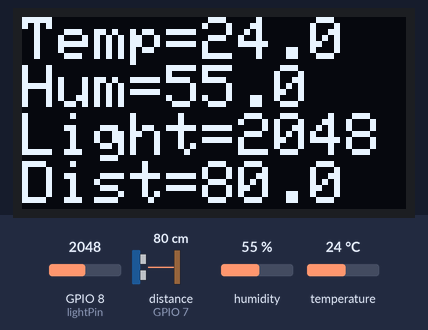
A sketch run on a simulated ESP32-S3. On the bench: 128×64 one-colour display. Wiring (inferred from the names in the program): ultrasonic range finder: trigger GPIO 5; echo GPIO 7. Inputs (shaded band) come from the test bench; at power-on: distance to the obstacle (sensor on GPIO 7) 80 cm, humidity 55 %, GPIO 8 (lightPin) = 2048, temperature 24 °C. The echo pulse lasts 58.3 µs per cm; what the sketch prints to the serial monitor is not drawn.

Above: at 2.2 s.
2.3 s: distance to the obstacle (sensor on GPIO 7) set to 2 cm
At 3.1 s:
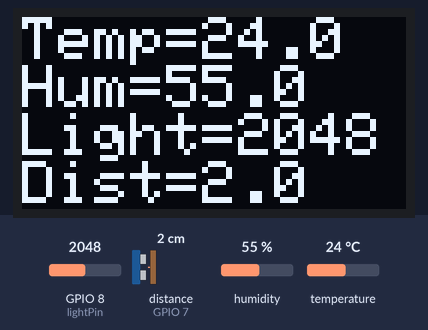
4.0 s: humidity set to 22 %
At 5.1 s:
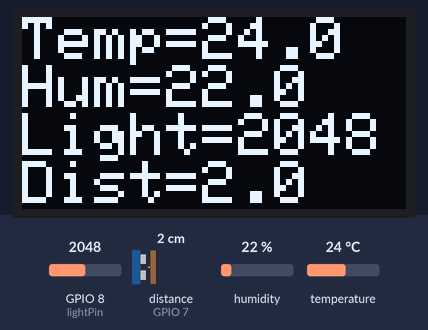
5.6 s: GPIO 8 (lightPin) set to 2866
At 7.0 s:
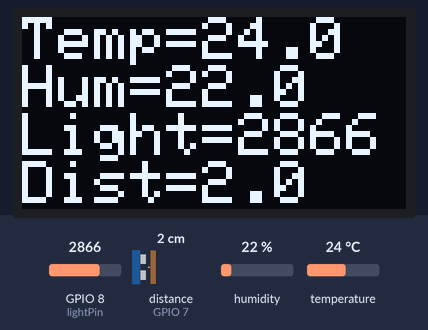
7.5 s: temperature set to 12 °C
At 10.9 s:
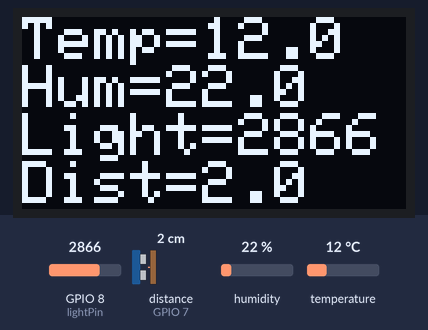
11.6 s: distance to the obstacle (sensor on GPIO 7) set to 4 cm
At 12.7 s:
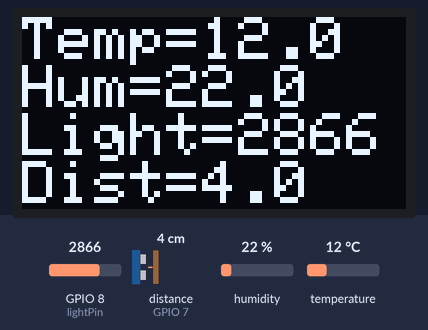
13.5 s: GPIO 8 (lightPin) set to 3972
At 13.8 s:
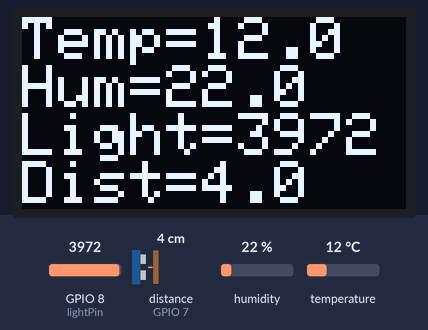
Timing chart, 0 to 16.0 s (numbered marks = the images above; inputs shaded):
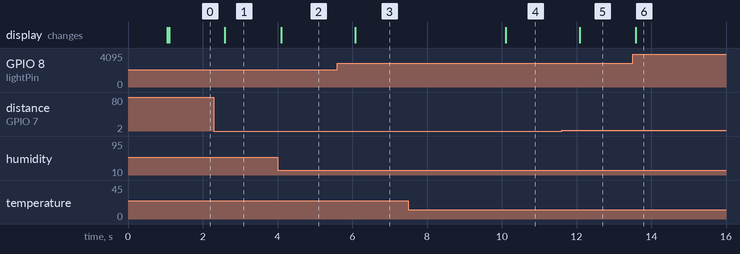

The sketch:

temp_hum_light_dist_sensor_Station.ino
```cpp
#include <DHT.h>
#include <Adafruit_SSD1306.h>
#include <Adafruit_GFX.h>
#include <Wire.h>
#define DHTPIN 4
#define DHTTYPE DHT11
DHT dht(DHTPIN, DHTTYPE);
const int trigPin = 5;
const int echoPin = 7;
const int lightPin = 8;
const int SDA_Pin = 9;
const int SCL_Pin = 10;
const int SCREEN_WIDTH = 128;
const int SCREEN_HEIGHT = 64;
Adafruit_SSD1306 display(SCREEN_WIDTH, SCREEN_HEIGHT, &Wire, -1);
const unsigned long intervalDHT = 1000;
const unsigned long intervalLight = 500;
const unsigned long intervalDis = 500;
const unsigned long intervalPrint = 500;
unsigned long lastDHT = 0;
unsigned long lastLight = 0;
unsigned long lastDis = 0;
unsigned long lastPrint = 0;
float distance = 0;
float humidity = 0;
float temperature = 0;
int lightValue = 0;
bool distValid = false;
void setup() {
  Serial.begin(115200);
  delay(1000);
  pinMode(trigPin, OUTPUT);
  pinMode(echoPin, INPUT);
  pinMode(lightPin, INPUT);
  dht.begin();
  Wire.begin(SDA_Pin, SCL_Pin);
  display.begin(SSD1306_SWITCHCAPVCC, 0x3C);
  display.clearDisplay();
  display.setTextSize(2);
  display.setTextColor(SSD1306_WHITE);
  display.setCursor(0, 0);
  display.println("Initiating");
  display.display();

}

void loop() {
  unsigned long currentTime = millis();
  if (currentTime - lastDHT >= intervalDHT){
  humidity = dht.readHumidity();
  temperature = dht.readTemperature();
  lastDHT = currentTime;
  }
  if (currentTime - lastLight >= intervalLight){
  lightValue = analogRead(lightPin);
  lastLight = currentTime;
  }
  if (currentTime - lastDis >= intervalDis){
  digitalWrite(trigPin, LOW);
  delayMicroseconds(2);
  digitalWrite(trigPin, HIGH);
  delayMicroseconds(10);
  digitalWrite(trigPin, LOW);
  unsigned long echoTime = pulseIn(echoPin, HIGH, 100000);
  if(echoTime >=25000 || echoTime <= 25){
    distValid = false;
  }else {
    distValid = true;
    distance = (echoTime * 0.0343) / 2.0;
  }
  lastDis = currentTime;
  }
  if (currentTime - lastPrint >= intervalPrint){
  display.clearDisplay();
  display.setCursor(0, 0);
  Serial.print("temp=");
  display.print("Temp=");
  if(isnan(temperature)){
  Serial.print("?");
  display.println("?");
  }else{
  Serial.print(temperature , 1);
  display.println(temperature , 1);
  }
  Serial.print(",hum=");
  display.print("Hum=");
  if(isnan(humidity)){
  Serial.print("?");
  display.println("?");
  }else{
  Serial.print(humidity , 1);
  display.println(humidity , 1);
  }
  Serial.print(",light=");
  display.print("Light=");
  Serial.print(lightValue);
  display.println(lightValue);
  Serial.print(",dist=");
  display.print("Dist=");
  if(!distValid){
  Serial.println("?");
  display.println("?");
  }else{
  Serial.println(distance , 1);
  display.println(distance , 1);
  }
  display.display();
  lastPrint = currentTime;
  }

}
```

Measured:
- after the input at 2.3 s, the display: changes after 0.28 s (image 1)
- after the input at 4.0 s, the display: changes after 0.11 s (image 2)
- after the input at 5.6 s, the display: changes after 0.48 s (image 3)
- after the input at 7.5 s, the display: changes after 2.6 s (image 4)
- after the input at 11.6 s, the display: changes after 0.48 s (image 5)
- after the input at 13.5 s, the display: changes after 0.08 s (image 6)
